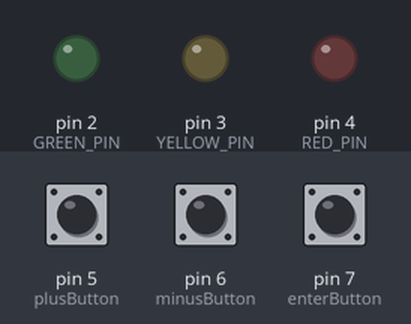
Simulated run of this sketch. Board: Arduino Uno, built with avr-gcc and run on an emulated ATmega328P. Parts: output pins drawn as LEDs (lit = HIGH). The inputs (shaded band) are chosen by the test bench; at power-on: pin 7 (enterButton) HIGH, pin 5 (plusButton) HIGH, pin 6 (minusButton) HIGH. Random numbers use the default seed unless the sketch sets one; what the sketch prints to the serial monitor is not drawn.

Above: at 1.2 s.
1.3 s: pin 7 (enterButton) pulled LOW for 3.2 s
At 2.1 s:
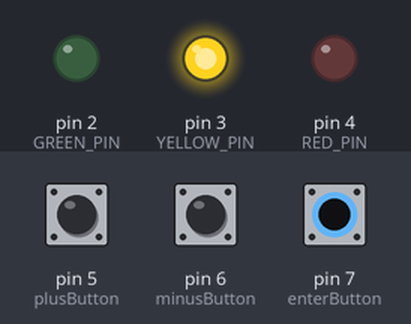
6.8 s: pin 5 (plusButton) pulled LOW for 0.15 s
Timing chart, 0 to 9.8 s (numbered marks = the images above; inputs shaded):
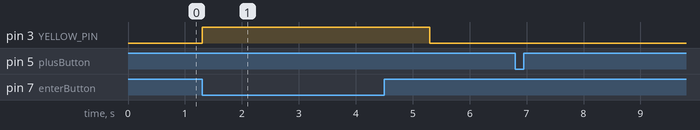

The sketch:

guessing_game.ino
```cpp
#define GREEN_PIN 2
#define YELLOW_PIN 3
#define RED_PIN 4

// BUTTONS
#define plusButton 5
#define minusButton 6
#define enterButton 7

int guessNumber;
int initialValue = 50;

bool plusButtonPressed;
bool minusButtonPressed;
bool enterButtonPressed;

void setup() {

  pinMode(GREEN_PIN, OUTPUT);
  pinMode(YELLOW_PIN, OUTPUT);
  pinMode(RED_PIN, OUTPUT);

  pinMode(plusButton, INPUT_PULLUP);
  pinMode(minusButton, INPUT_PULLUP);
  pinMode(enterButton, INPUT_PULLUP);

  randomSeed(analogRead(0));
  guessNumber = random(1, 101);

  Serial.begin(9600);
  Serial.println("Guess a number. 50 is your starting point");
}

void loop() {


  if (digitalRead(plusButton) == LOW) {
    delay(20);
    initialValue++;
    while(digitalRead(plusButton) == LOW);
    delay(20);
    Serial.print("Your guess: ");
  	Serial.println(initialValue);

  } else if (digitalRead(minusButton) == LOW) {
    delay(20);
    initialValue--;
    while(digitalRead(minusButton) == LOW);
    delay(20);
    Serial.print("Your guess: ");
  	Serial.println(initialValue);
  }

  if (digitalRead(enterButton) == LOW) {
    if (initialValue == guessNumber) {
      digitalWrite(GREEN_PIN, HIGH);
      delay(1000);
      digitalWrite(GREEN_PIN, LOW);
      guessNumber = random(1, 101);
    } else if (initialValue < guessNumber) {
      digitalWrite(YELLOW_PIN, HIGH);
      delay(1000);
      digitalWrite(YELLOW_PIN, LOW);
    } else {
      digitalWrite(RED_PIN, HIGH);
      delay(1000);
      digitalWrite(RED_PIN, LOW);
    }
  }
}
```

Measured:
- after the input at 1.3 s, pin 3 (YELLOW_PIN): LOW → HIGH at once, → LOW 4.0 s later
- after the input at 6.8 s, every drawn part: stays the same
